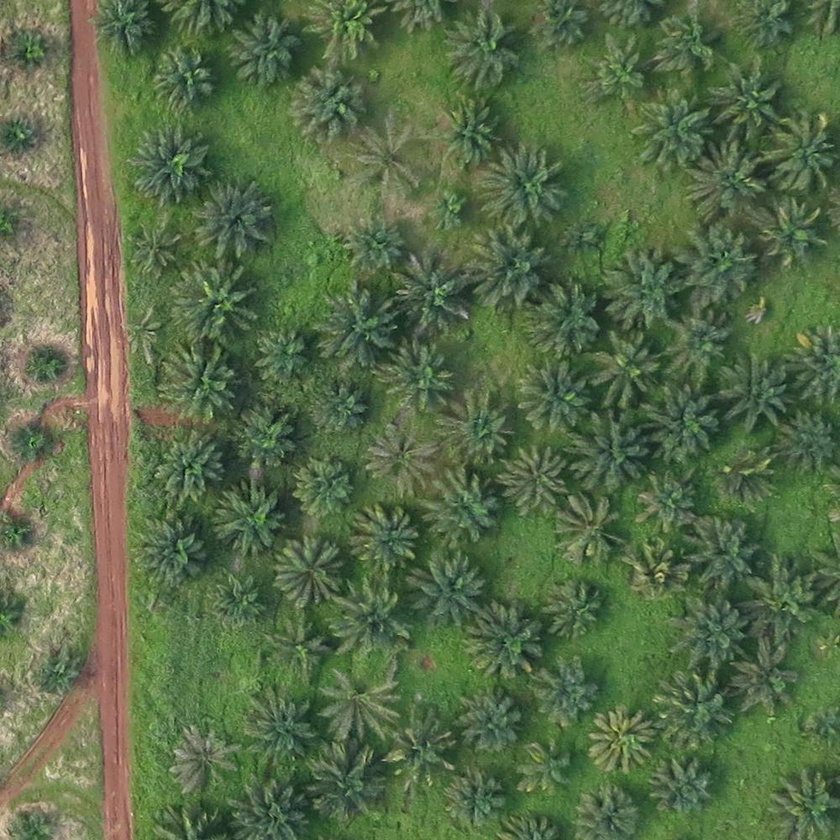
#> input picture Nicaragua/images/test/image2.jpg, 840 x 840 px, shrunk from 1000 x 1000 before the run, found by its file name
$ python jpg_to_tiles.py ../Nicaragua/images/test/image1.jpg ../Nicaragua/images/test/image2.jpg 100
#> lines starting #> are read from the running program, lines starting #| are printed output that depends on the picture
from PIL import Image
import os
import sys

def Usage():
    print('usage: %s <path> <filename> <tile_width>' % (sys.argv[0]))
    sys.exit(1)

if len(sys.argv) != 4:
    Usage()


path = sys.argv[1]
infile = os.path.join(path, sys.argv[2])
outputpath = os.path.join(path, sys.argv[2].split('.')[0])
Image.MAX_IMAGE_PIXELS = None

os.mkdir(os.path.join(path,sys.argv[2].split('.')[0]))

image = Image.open(infile)
#> image is the input picture: PIL image 840x840 RGB; mean R, G, B 88.1, 108.1, 72.5
tile_width = int(sys.argv[3])
tile_height = int(sys.argv[3])

if image.size[0] > tile_width and image.size[1] > tile_height:
    currentx = 0
    currenty = 0
    k = 1
    while currenty < image.size[1]:
        while currentx < image.size[0]:
            tile = image.crop((currentx,currenty,currentx + tile_width,currenty + tile_height))
            tile.save(os.path.join(outputpath, sys.argv[2].split('.')[0] + "_" + str(k) +  ".jpg"))
            currentx += tile_width
            k += 1
        currenty += tile_height
        currentx = 0
#> this loop made 9 passes
#> pass 1, `tile.save(os.path.join(outputpath, sys.argv[2].split('.')[0] + "_" + s..`:
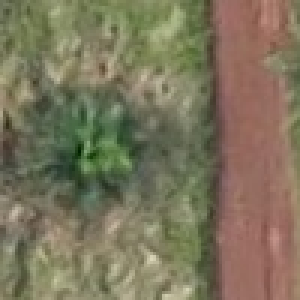
#> saved as _1.jpg: PIL image 100x100 RGB (shown 3 times larger); mean R, G, B 124.1, 116.6, 91.6
#> pass 1, `tile.save(os.path.join(outputpath, sys.argv[2].split('.')[0] + "_" + s..`:
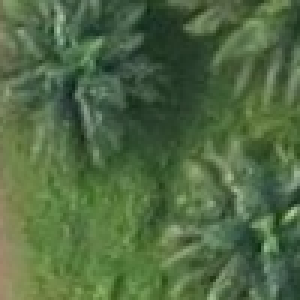
#> saved as _2.jpg: PIL image 100x100 RGB (shown 3 times larger); mean R, G, B 80.4, 105.5, 67.2
#> pass 1, `tile.save(os.path.join(outputpath, sys.argv[2].split('.')[0] + "_" + s..`:
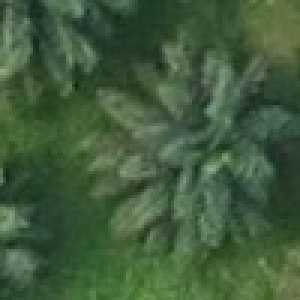
#> saved as _3.jpg: PIL image 100x100 RGB (shown 3 times larger); mean R, G, B 65.4, 91.6, 60.6
#> pass 1, `tile.save(os.path.join(outputpath, sys.argv[2].split('.')[0] + "_" + s..`:
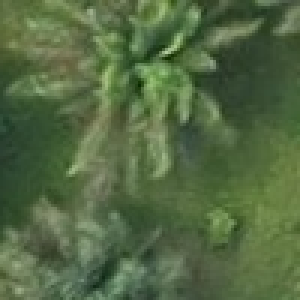
#> saved as _4.jpg: PIL image 100x100 RGB (shown 3 times larger); mean R, G, B 83.6, 104.9, 66.8
#> after the loop:
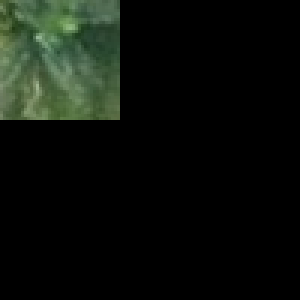
#> tile: PIL image 100x100 RGB (shown 3 times larger); mean R, G, B 12.4, 16.8, 11.3
#> after the loop, currenty = 900; k = 82
else:
    print("Error: your image does not fit neatly into",tile_width,"*",tile_height,"tiles")

$ run again, on Nicaragua/images/test/image3.jpg
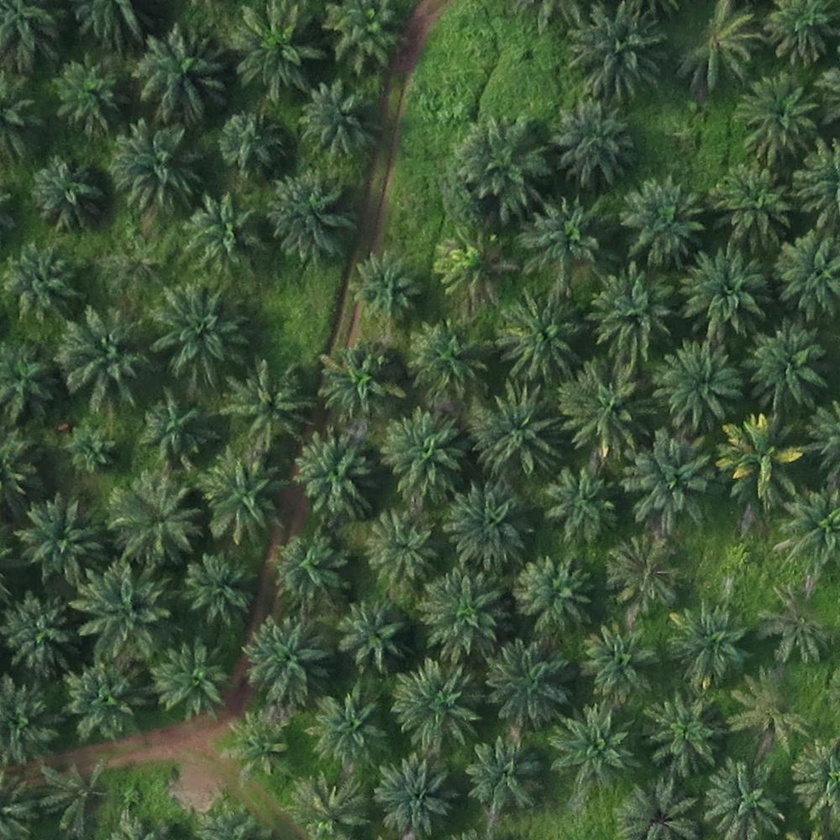
#> input picture Nicaragua/images/test/image3.jpg, 840 x 840 px, shrunk from 1000 x 1000 before the run, found by its file name
#> image is the input picture: PIL image 840x840 RGB; mean R, G, B 61.6, 81.5, 55.7
#> the loop `while currenty < image.size[1]:` made 9 passes
#> pass 1, `tile.save(os.path.join(outputpath, sys.argv[2].split('.')[0] + "_" + s..`:
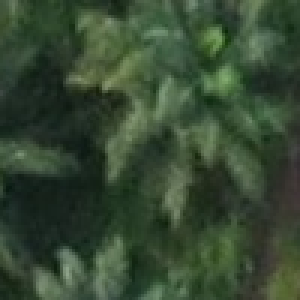
#> saved as _4.jpg: PIL image 100x100 RGB (shown 3 times larger); mean R, G, B 54.3, 72.7, 50.6
#> after the loop `while currenty < image.size[1]:`:
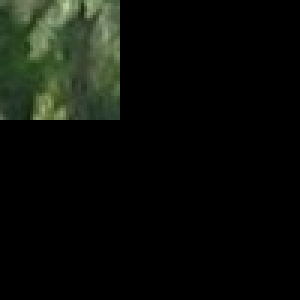
#> tile: PIL image 100x100 RGB (shown 3 times larger); mean R, G, B 11.3, 14.3, 9.3
#> after the loop `while currenty < image.size[1]:`: currenty = 900; k = 82

$ run again, on Nicaragua/images/test/image4.jpg
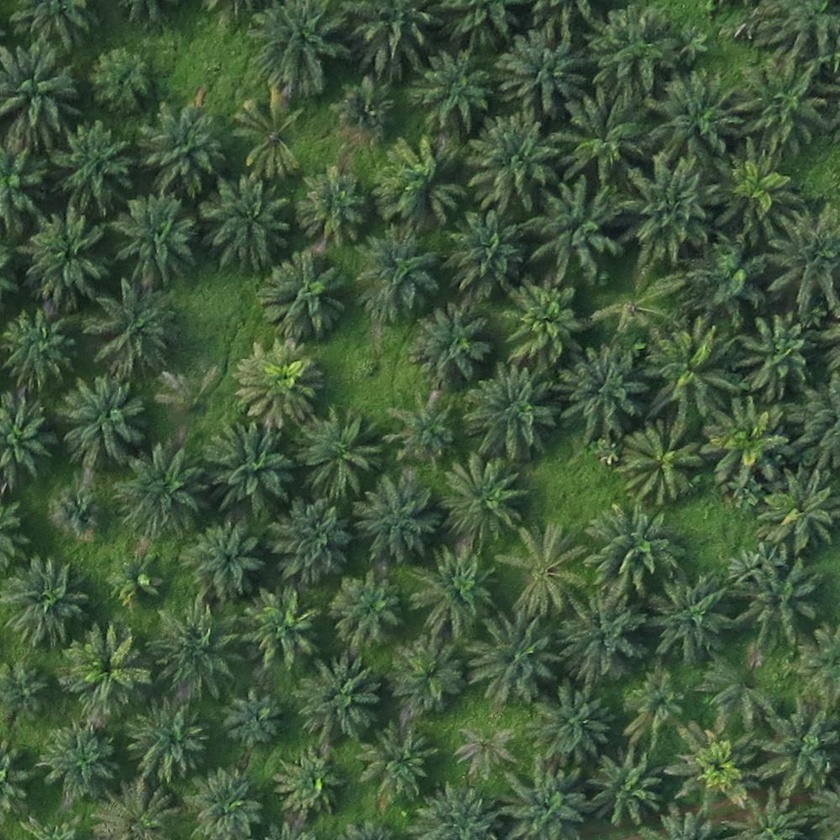
#> input picture Nicaragua/images/test/image4.jpg, 840 x 840 px, shrunk from 1000 x 1000 before the run, found by its file name
#> image is the input picture: PIL image 840x840 RGB; mean R, G, B 65.2, 86.8, 59.8
#> the loop `while currenty < image.size[1]:` made 9 passes
#> pass 1, `tile.save(os.path.join(outputpath, sys.argv[2].split('.')[0] + "_" + s..`:
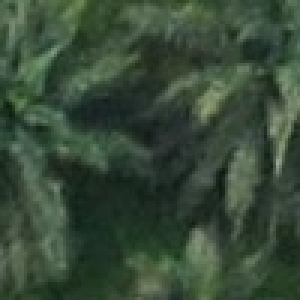
#> saved as _4.jpg: PIL image 100x100 RGB (shown 3 times larger); mean R, G, B 56, 74.4, 56.3
#> after the loop `while currenty < image.size[1]:`:
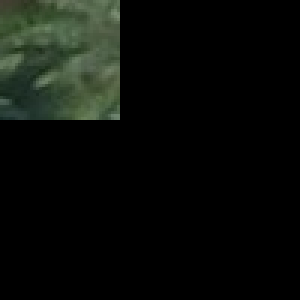
#> tile: PIL image 100x100 RGB (shown 3 times larger); mean R, G, B 10.6, 13.6, 9.7
#> after the loop `while currenty < image.size[1]:`: currenty = 900; k = 82

$ run again, on Nicaragua/images/test/image5.jpg
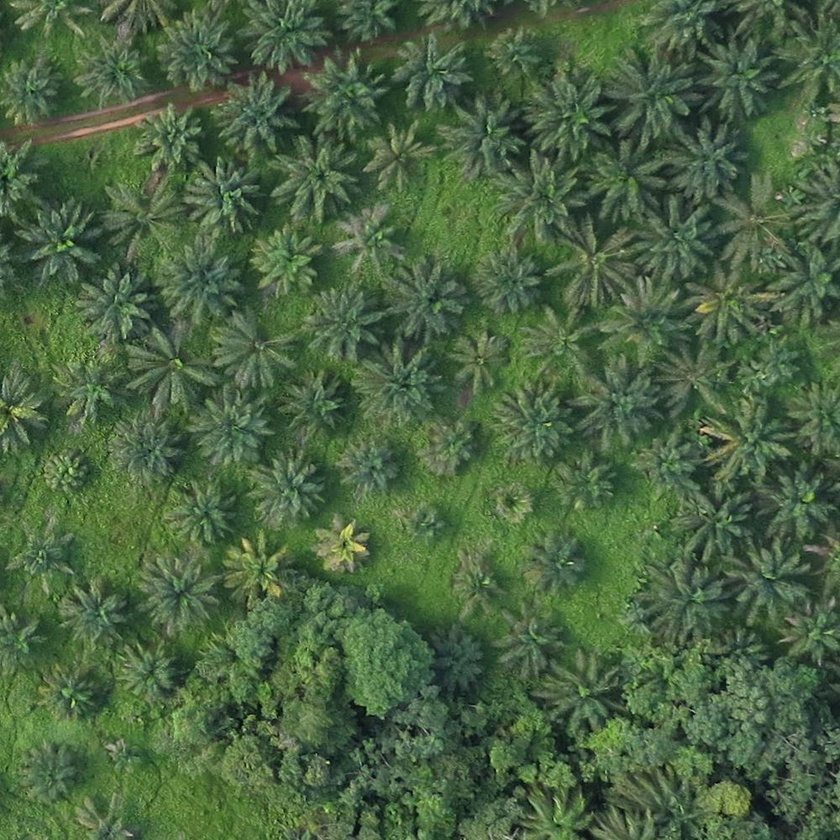
#> input picture Nicaragua/images/test/image5.jpg, 840 x 840 px, shrunk from 1000 x 1000 before the run, found by its file name
#> image is the input picture: PIL image 840x840 RGB; mean R, G, B 74.9, 100.4, 66.6
#> the loop `while currenty < image.size[1]:` made 9 passes
#> pass 1, `tile.save(os.path.join(outputpath, sys.argv[2].split('.')[0] + "_" + s..`:
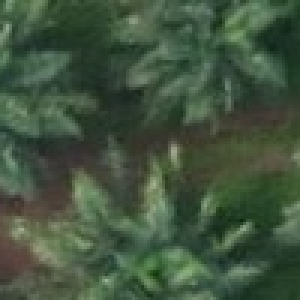
#> saved as _4.jpg: PIL image 100x100 RGB (shown 3 times larger); mean R, G, B 65.8, 84.5, 62.8
#> after the loop `while currenty < image.size[1]:`:
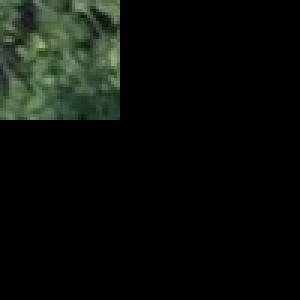
#> tile: PIL image 100x100 RGB (shown 3 times larger); mean R, G, B 10.8, 14.3, 10.3
#> after the loop `while currenty < image.size[1]:`: currenty = 900; k = 82
